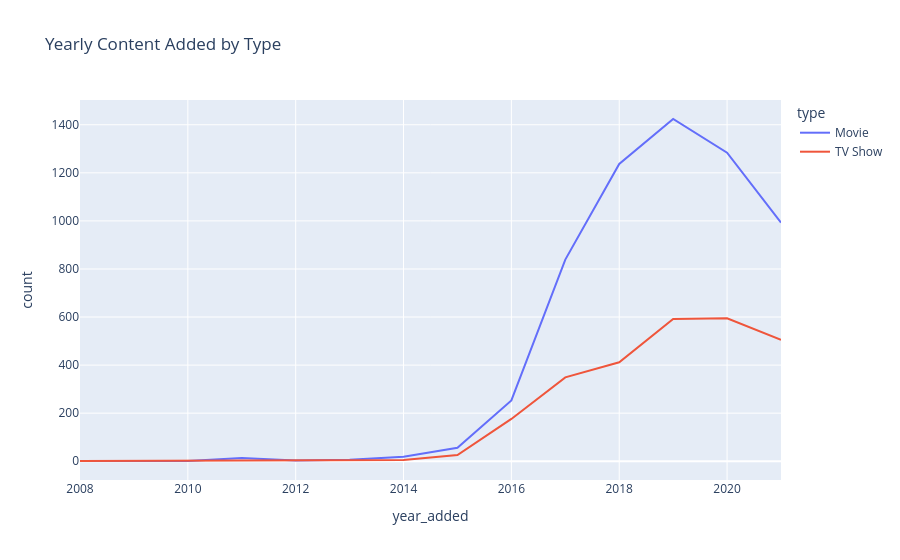

The notebook cell saved with this chart:
### Code cell
px.line(year_type, x='year_added', y='count', color='type',
        title='Yearly Content Added by Type').show()

### Figure 1 — Plotly figure (JSON) as saved in the notebook; plotly's stock layout.template omitted (floating-point values rounded to 4 significant figures)
{"data": [{"hovertemplate": "type=Movie<br>year_added=%{x}<br>count=%{y}<extra></extra>", "legendgroup": "Movie", "line": {"color": "#636efa", "dash": "solid"}, "marker": {"symbol": "circle"}, "mode": "lines", "name": "Movie", "orientation": "v", "showlegend": true, "type": "scatter", "x": [2008, 2009, 2010, 2011, 2012, 2013, 2014, 2015, 2016, 2017, 2018, 2019, 2020, 2021], "xaxis": "x", "y": [1, 2, 1, 13, 3, 6, 19, 56, 253, 839, 1237, 1424, 1284, 993], "yaxis": "y"}, {"hovertemplate": "type=TV Show<br>year_added=%{x}<br>count=%{y}<extra></extra>", "legendgroup": "TV Show", "line": {"color": "#EF553B", "dash": "solid"}, "marker": {"symbol": "circle"}, "mode": "lines", "name": "TV Show", "orientation": "v", "showlegend": true, "type": "scatter", "x": [2008, 2013, 2014, 2015, 2016, 2017, 2018, 2019, 2020, 2021], "xaxis": "x", "y": [1, 5, 5, 26, 176, 349, 412, 592, 595, 505], "yaxis": "y"}], "layout": {"autosize": true, "legend": {"title": {"text": "type"}, "tracegroupgap": 0}, "title": {"text": "Yearly Content Added by Type"}, "xaxis": {"anchor": "y", "autorange": true, "domain": [0, 1], "range": [2008, 2021], "title": {"text": "year_added"}, "type": "linear"}, "yaxis": {"anchor": "x", "autorange": true, "domain": [0, 1], "range": [-78.06, 1503.0], "title": {"text": "count"}, "type": "linear"}}}
